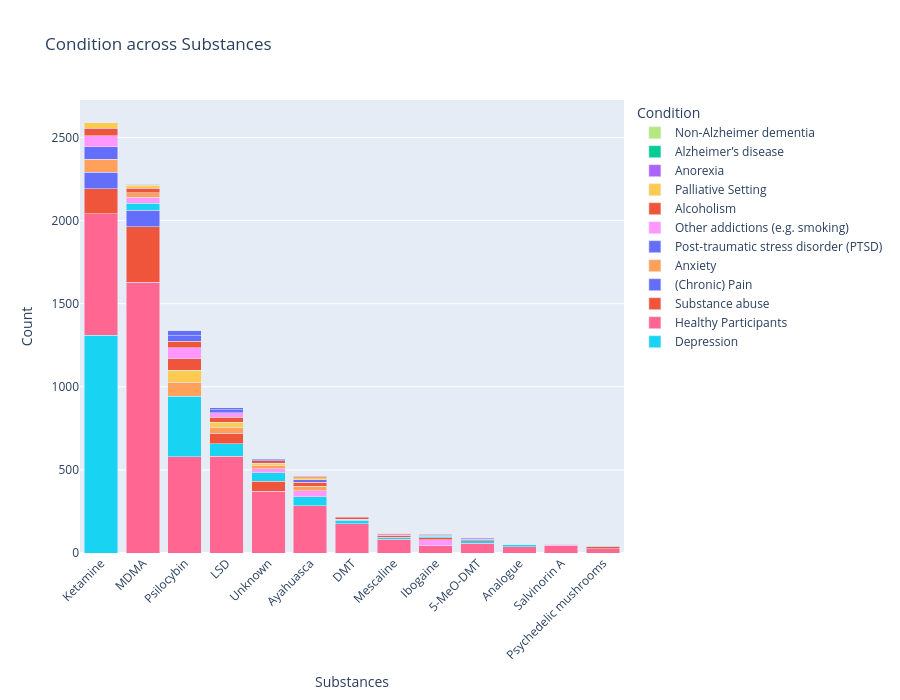

Notebook code cell kept with this figure:
### Code cell
plot_task_stacked_bar_interactive(
    df_2025_class,
    x_task="Substances",
    group_task="Condition",
    exclude_labels={
        "Condition": ["Psychiatric condition", "Recreational Drug Use"],
        "Substances": ["Combination Therapy"]
    },
    merge_labels={
        "Substances": {
            "Ketamine": ["Ketamine", "R-Ketamine", "S-Ketamine"]
        }
    }
)

### Figure 1 — Plotly figure (JSON) as saved in the notebook; plotly's stock layout.template omitted (floating-point values rounded to 4 significant figures)
{"data": [{"customdata": [62.59], "hovertemplate": "<b>%{x}</b><br>Depression<br>Count: %{y}<br>Percentage: %{customdata:.1f}%<extra></extra>", "marker": {"color": "#19D3F3"}, "name": "Depression", "showlegend": true, "type": "bar", "x": ["Ketamine"], "y": [1310]}, {"customdata": [34.97], "hovertemplate": "<b>%{x}</b><br>Healthy Participants<br>Count: %{y}<br>Percentage: %{customdata:.1f}%<extra></extra>", "marker": {"color": "#FF6692"}, "name": "Healthy Participants", "showlegend": true, "type": "bar", "x": ["Ketamine"], "y": [732]}, {"customdata": [7.071], "hovertemplate": "<b>%{x}</b><br>Substance abuse<br>Count: %{y}<br>Percentage: %{customdata:.1f}%<extra></extra>", "marker": {"color": "#EF553B"}, "name": "Substance abuse", "showlegend": true, "type": "bar", "x": ["Ketamine"], "y": [148]}, {"customdata": [4.778], "hovertemplate": "<b>%{x}</b><br>(Chronic) Pain<br>Count: %{y}<br>Percentage: %{customdata:.1f}%<extra></extra>", "marker": {"color": "#636EFA"}, "name": "(Chronic) Pain", "showlegend": true, "type": "bar", "x": ["Ketamine"], "y": [100]}, {"customdata": [3.727], "hovertemplate": "<b>%{x}</b><br>Anxiety<br>Count: %{y}<br>Percentage: %{customdata:.1f}%<extra></extra>", "marker": {"color": "#FFA15A"}, "name": "Anxiety", "showlegend": true, "type": "bar", "x": ["Ketamine"], "y": [78]}, {"customdata": [3.679], "hovertemplate": "<b>%{x}</b><br>Post-traumatic stress disorder (PTSD)<br>Count: %{y}<br>Percentage: %{customdata:.1f}%<extra></extra>", "marker": {"color": "#636EFA"}, "name": "Post-traumatic stress disorder (PTSD)", "showlegend": true, "type": "bar", "x": ["Ketamine"], "y": [77]}, {"customdata": [3.058], "hovertemplate": "<b>%{x}</b><br>Other addictions (e.g. smoking)<br>Count: %{y}<br>Percentage: %{customdata:.1f}%<extra></extra>", "marker": {"color": "#FF97FF"}, "name": "Other addictions (e.g. smoking)", "showlegend": true, "type": "bar", "x": ["Ketamine"], "y": [64]}, {"customdata": [2.246], "hovertemplate": "<b>%{x}</b><br>Alcoholism<br>Count: %{y}<br>Percentage: %{customdata:.1f}%<extra></extra>", "marker": {"color": "#EF553B"}, "name": "Alcoholism", "showlegend": true, "type": "bar", "x": ["Ketamine"], "y": [47]}, {"customdata": [1.529], "hovertemplate": "<b>%{x}</b><br>Palliative Setting<br>Count: %{y}<br>Percentage: %{customdata:.1f}%<extra></extra>", "marker": {"color": "#FECB52"}, "name": "Palliative Setting", "showlegend": true, "type": "bar", "x": ["Ketamine"], "y": [32]}, {"customdata": [0.04778], "hovertemplate": "<b>%{x}</b><br>Anorexia<br>Count: %{y}<br>Percentage: %{customdata:.1f}%<extra></extra>", "marker": {"color": "#AB63FA"}, "name": "Anorexia", "showlegend": true, "type": "bar", "x": ["Ketamine"], "y": [1]}, {"customdata": [92.3], "hovertemplate": "<b>%{x}</b><br>Healthy Participants<br>Count: %{y}<br>Percentage: %{customdata:.1f}%<extra></extra>", "marker": {"color": "#FF6692"}, "name": "Healthy Participants", "showlegend": false, "type": "bar", "x": ["MDMA"], "y": [1630]}, {"customdata": [18.86], "hovertemplate": "<b>%{x}</b><br>Substance abuse<br>Count: %{y}<br>Percentage: %{customdata:.1f}%<extra></extra>", "marker": {"color": "#EF553B"}, "name": "Substance abuse", "showlegend": false, "type": "bar", "x": ["MDMA"], "y": [333]}, {"customdata": [5.606], "hovertemplate": "<b>%{x}</b><br>Post-traumatic stress disorder (PTSD)<br>Count: %{y}<br>Percentage: %{customdata:.1f}%<extra></extra>", "marker": {"color": "#636EFA"}, "name": "Post-traumatic stress disorder (PTSD)", "showlegend": false, "type": "bar", "x": ["MDMA"], "y": [99]}, {"customdata": [2.435], "hovertemplate": "<b>%{x}</b><br>Depression<br>Count: %{y}<br>Percentage: %{customdata:.1f}%<extra></extra>", "marker": {"color": "#19D3F3"}, "name": "Depression", "showlegend": false, "type": "bar", "x": ["MDMA"], "y": [43]}, {"customdata": [1.925], "hovertemplate": "<b>%{x}</b><br>Other addictions (e.g. smoking)<br>Count: %{y}<br>Percentage: %{customdata:.1f}%<extra></extra>", "marker": {"color": "#FF97FF"}, "name": "Other addictions (e.g. smoking)", "showlegend": false, "type": "bar", "x": ["MDMA"], "y": [34]}, {"customdata": [1.642], "hovertemplate": "<b>%{x}</b><br>Anxiety<br>Count: %{y}<br>Percentage: %{customdata:.1f}%<extra></extra>", "marker": {"color": "#FFA15A"}, "name": "Anxiety", "showlegend": false, "type": "bar", "x": ["MDMA"], "y": [29]}, {"customdata": [1.529], "hovertemplate": "<b>%{x}</b><br>Alcoholism<br>Count: %{y}<br>Percentage: %{customdata:.1f}%<extra></extra>", "marker": {"color": "#EF553B"}, "name": "Alcoholism", "showlegend": false, "type": "bar", "x": ["MDMA"], "y": [27]}, {"customdata": [0.9626], "hovertemplate": "<b>%{x}</b><br>Palliative Setting<br>Count: %{y}<br>Percentage: %{customdata:.1f}%<extra></extra>", "marker": {"color": "#FECB52"}, "name": "Palliative Setting", "showlegend": false, "type": "bar", "x": ["MDMA"], "y": [17]}, {"customdata": [0.2831], "hovertemplate": "<b>%{x}</b><br>(Chronic) Pain<br>Count: %{y}<br>Percentage: %{customdata:.1f}%<extra></extra>", "marker": {"color": "#636EFA"}, "name": "(Chronic) Pain", "showlegend": false, "type": "bar", "x": ["MDMA"], "y": [5]}, {"customdata": [0.05663], "hovertemplate": "<b>%{x}</b><br>Anorexia<br>Count: %{y}<br>Percentage: %{customdata:.1f}%<extra></extra>", "marker": {"color": "#AB63FA"}, "name": "Anorexia", "showlegend": false, "type": "bar", "x": ["MDMA"], "y": [1]}, {"customdata": [59.86], "hovertemplate": "<b>%{x}</b><br>Healthy Participants<br>Count: %{y}<br>Percentage: %{customdata:.1f}%<extra></extra>", "marker": {"color": "#FF6692"}, "name": "Healthy Participants", "showlegend": false, "type": "bar", "x": ["Psilocybin"], "y": [580]}, {"customdata": [37.36], "hovertemplate": "<b>%{x}</b><br>Depression<br>Count: %{y}<br>Percentage: %{customdata:.1f}%<extra></extra>", "marker": {"color": "#19D3F3"}, "name": "Depression", "showlegend": false, "type": "bar", "x": ["Psilocybin"], "y": [362]}, {"customdata": [8.772], "hovertemplate": "<b>%{x}</b><br>Anxiety<br>Count: %{y}<br>Percentage: %{customdata:.1f}%<extra></extra>", "marker": {"color": "#FFA15A"}, "name": "Anxiety", "showlegend": false, "type": "bar", "x": ["Psilocybin"], "y": [85]}, {"customdata": [7.534], "hovertemplate": "<b>%{x}</b><br>Palliative Setting<br>Count: %{y}<br>Percentage: %{customdata:.1f}%<extra></extra>", "marker": {"color": "#FECB52"}, "name": "Palliative Setting", "showlegend": false, "type": "bar", "x": ["Psilocybin"], "y": [73]}, {"customdata": [7.224], "hovertemplate": "<b>%{x}</b><br>Alcoholism<br>Count: %{y}<br>Percentage: %{customdata:.1f}%<extra></extra>", "marker": {"color": "#EF553B"}, "name": "Alcoholism", "showlegend": false, "type": "bar", "x": ["Psilocybin"], "y": [70]}, {"customdata": [6.811], "hovertemplate": "<b>%{x}</b><br>Other addictions (e.g. smoking)<br>Count: %{y}<br>Percentage: %{customdata:.1f}%<extra></extra>", "marker": {"color": "#FF97FF"}, "name": "Other addictions (e.g. smoking)", "showlegend": false, "type": "bar", "x": ["Psilocybin"], "y": [66]}, {"customdata": [3.922], "hovertemplate": "<b>%{x}</b><br>Substance abuse<br>Count: %{y}<br>Percentage: %{customdata:.1f}%<extra></extra>", "marker": {"color": "#EF553B"}, "name": "Substance abuse", "showlegend": false, "type": "bar", "x": ["Psilocybin"], "y": [38]}, {"customdata": [3.302], "hovertemplate": "<b>%{x}</b><br>Post-traumatic stress disorder (PTSD)<br>Count: %{y}<br>Percentage: %{customdata:.1f}%<extra></extra>", "marker": {"color": "#636EFA"}, "name": "Post-traumatic stress disorder (PTSD)", "showlegend": false, "type": "bar", "x": ["Psilocybin"], "y": [32]}, {"customdata": [3.096], "hovertemplate": "<b>%{x}</b><br>(Chronic) Pain<br>Count: %{y}<br>Percentage: %{customdata:.1f}%<extra></extra>", "marker": {"color": "#636EFA"}, "name": "(Chronic) Pain", "showlegend": false, "type": "bar", "x": ["Psilocybin"], "y": [30]}, {"customdata": [0.3096], "hovertemplate": "<b>%{x}</b><br>Alzheimer’s disease<br>Count: %{y}<br>Percentage: %{customdata:.1f}%<extra></extra>", "marker": {"color": "#00CC96"}, "name": "Alzheimer’s disease", "showlegend": true, "type": "bar", "x": ["Psilocybin"], "y": [3]}, {"customdata": [0.1032], "hovertemplate": "<b>%{x}</b><br>Non-Alzheimer dementia<br>Count: %{y}<br>Percentage: %{customdata:.1f}%<extra></extra>", "marker": {"color": "#B6E880"}, "name": "Non-Alzheimer dementia", "showlegend": true, "type": "bar", "x": ["Psilocybin"], "y": [1]}, {"customdata": [86.63], "hovertemplate": "<b>%{x}</b><br>Healthy Participants<br>Count: %{y}<br>Percentage: %{customdata:.1f}%<extra></extra>", "marker": {"color": "#FF6692"}, "name": "Healthy Participants", "showlegend": false, "type": "bar", "x": ["LSD"], "y": [583]}, {"customdata": [10.85], "hovertemplate": "<b>%{x}</b><br>Depression<br>Count: %{y}<br>Percentage: %{customdata:.1f}%<extra></extra>", "marker": {"color": "#19D3F3"}, "name": "Depression", "showlegend": false, "type": "bar", "x": ["LSD"], "y": [73]}, {"customdata": [9.361], "hovertemplate": "<b>%{x}</b><br>Substance abuse<br>Count: %{y}<br>Percentage: %{customdata:.1f}%<extra></extra>", "marker": {"color": "#EF553B"}, "name": "Substance abuse", "showlegend": false, "type": "bar", "x": ["LSD"], "y": [63]}, {"customdata": [5.646], "hovertemplate": "<b>%{x}</b><br>Anxiety<br>Count: %{y}<br>Percentage: %{customdata:.1f}%<extra></extra>", "marker": {"color": "#FFA15A"}, "name": "Anxiety", "showlegend": false, "type": "bar", "x": ["LSD"], "y": [38]}, {"customdata": [4.606], "hovertemplate": "<b>%{x}</b><br>Palliative Setting<br>Count: %{y}<br>Percentage: %{customdata:.1f}%<extra></extra>", "marker": {"color": "#FECB52"}, "name": "Palliative Setting", "showlegend": false, "type": "bar", "x": ["LSD"], "y": [31]}, {"customdata": [4.458], "hovertemplate": "<b>%{x}</b><br>Alcoholism<br>Count: %{y}<br>Percentage: %{customdata:.1f}%<extra></extra>", "marker": {"color": "#EF553B"}, "name": "Alcoholism", "showlegend": false, "type": "bar", "x": ["LSD"], "y": [30]}, {"customdata": [3.715], "hovertemplate": "<b>%{x}</b><br>Other addictions (e.g. smoking)<br>Count: %{y}<br>Percentage: %{customdata:.1f}%<extra></extra>", "marker": {"color": "#FF97FF"}, "name": "Other addictions (e.g. smoking)", "showlegend": false, "type": "bar", "x": ["LSD"], "y": [25]}, {"customdata": [2.823], "hovertemplate": "<b>%{x}</b><br>Post-traumatic stress disorder (PTSD)<br>Count: %{y}<br>Percentage: %{customdata:.1f}%<extra></extra>", "marker": {"color": "#636EFA"}, "name": "Post-traumatic stress disorder (PTSD)", "showlegend": false, "type": "bar", "x": ["LSD"], "y": [19]}, {"customdata": [1.634], "hovertemplate": "<b>%{x}</b><br>(Chronic) Pain<br>Count: %{y}<br>Percentage: %{customdata:.1f}%<extra></extra>", "marker": {"color": "#636EFA"}, "name": "(Chronic) Pain", "showlegend": false, "type": "bar", "x": ["LSD"], "y": [11]}, {"customdata": [0.2972], "hovertemplate": "<b>%{x}</b><br>Alzheimer’s disease<br>Count: %{y}<br>Percentage: %{customdata:.1f}%<extra></extra>", "marker": {"color": "#00CC96"}, "name": "Alzheimer’s disease", "showlegend": false, "type": "bar", "x": ["LSD"], "y": [2]}, {"customdata": [86.68], "hovertemplate": "<b>%{x}</b><br>Healthy Participants<br>Count: %{y}<br>Percentage: %{customdata:.1f}%<extra></extra>", "marker": {"color": "#FF6692"}, "name": "Healthy Participants", "showlegend": false, "type": "bar", "x": ["Unknown"], "y": [371]}, {"customdata": [14.49], "hovertemplate": "<b>%{x}</b><br>Substance abuse<br>Count: %{y}<br>Percentage: %{customdata:.1f}%<extra></extra>", "marker": {"color": "#EF553B"}, "name": "Substance abuse", "showlegend": false, "type": "bar", "x": ["Unknown"], "y": [62]}, {"customdata": [11.45], "hovertemplate": "<b>%{x}</b><br>Depression<br>Count: %{y}<br>Percentage: %{customdata:.1f}%<extra></extra>", "marker": {"color": "#19D3F3"}, "name": "Depression", "showlegend": false, "type": "bar", "x": ["Unknown"], "y": [49]}, {"customdata": [6.075], "hovertemplate": "<b>%{x}</b><br>Other addictions (e.g. smoking)<br>Count: %{y}<br>Percentage: %{customdata:.1f}%<extra></extra>", "marker": {"color": "#FF97FF"}, "name": "Other addictions (e.g. smoking)", "showlegend": false, "type": "bar", "x": ["Unknown"], "y": [26]}, {"customdata": [4.439], "hovertemplate": "<b>%{x}</b><br>Anxiety<br>Count: %{y}<br>Percentage: %{customdata:.1f}%<extra></extra>", "marker": {"color": "#FFA15A"}, "name": "Anxiety", "showlegend": false, "type": "bar", "x": ["Unknown"], "y": [19]}, {"customdata": [3.271], "hovertemplate": "<b>%{x}</b><br>Palliative Setting<br>Count: %{y}<br>Percentage: %{customdata:.1f}%<extra></extra>", "marker": {"color": "#FECB52"}, "name": "Palliative Setting", "showlegend": false, "type": "bar", "x": ["Unknown"], "y": [14]}, {"customdata": [3.271], "hovertemplate": "<b>%{x}</b><br>Alcoholism<br>Count: %{y}<br>Percentage: %{customdata:.1f}%<extra></extra>", "marker": {"color": "#EF553B"}, "name": "Alcoholism", "showlegend": false, "type": "bar", "x": ["Unknown"], "y": [14]}, {"customdata": [1.636], "hovertemplate": "<b>%{x}</b><br>(Chronic) Pain<br>Count: %{y}<br>Percentage: %{customdata:.1f}%<extra></extra>", "marker": {"color": "#636EFA"}, "name": "(Chronic) Pain", "showlegend": false, "type": "bar", "x": ["Unknown"], "y": [7]}, {"customdata": [1.168], "hovertemplate": "<b>%{x}</b><br>Post-traumatic stress disorder (PTSD)<br>Count: %{y}<br>Percentage: %{customdata:.1f}%<extra></extra>", "marker": {"color": "#636EFA"}, "name": "Post-traumatic stress disorder (PTSD)", "showlegend": false, "type": "bar", "x": ["Unknown"], "y": [5]}, {"customdata": [81.56], "hovertemplate": "<b>%{x}</b><br>Healthy Participants<br>Count: %{y}<br>Percentage: %{customdata:.1f}%<extra></extra>", "marker": {"color": "#FF6692"}, "name": "Healthy Participants", "showlegend": false, "type": "bar", "x": ["Ayahuasca"], "y": [283]}, {"customdata": [16.14], "hovertemplate": "<b>%{x}</b><br>Depression<br>Count: %{y}<br>Percentage: %{customdata:.1f}%<extra></extra>", "marker": {"color": "#19D3F3"}, "name": "Depression", "showlegend": false, "type": "bar", "x": ["Ayahuasca"], "y": [56]}, {"customdata": [10.09], "hovertemplate": "<b>%{x}</b><br>Other addictions (e.g. smoking)<br>Count: %{y}<br>Percentage: %{customdata:.1f}%<extra></extra>", "marker": {"color": "#FF97FF"}, "name": "Other addictions (e.g. smoking)", "showlegend": false, "type": "bar", "x": ["Ayahuasca"], "y": [35]}, {"customdata": [7.781], "hovertemplate": "<b>%{x}</b><br>Anxiety<br>Count: %{y}<br>Percentage: %{customdata:.1f}%<extra></extra>", "marker": {"color": "#FFA15A"}, "name": "Anxiety", "showlegend": false, "type": "bar", "x": ["Ayahuasca"], "y": [27]}, {"customdata": [6.916], "hovertemplate": "<b>%{x}</b><br>Alcoholism<br>Count: %{y}<br>Percentage: %{customdata:.1f}%<extra></extra>", "marker": {"color": "#EF553B"}, "name": "Alcoholism", "showlegend": false, "type": "bar", "x": ["Ayahuasca"], "y": [24]}, {"customdata": [4.323], "hovertemplate": "<b>%{x}</b><br>Post-traumatic stress disorder (PTSD)<br>Count: %{y}<br>Percentage: %{customdata:.1f}%<extra></extra>", "marker": {"color": "#636EFA"}, "name": "Post-traumatic stress disorder (PTSD)", "showlegend": false, "type": "bar", "x": ["Ayahuasca"], "y": [15]}, {"customdata": [3.458], "hovertemplate": "<b>%{x}</b><br>Palliative Setting<br>Count: %{y}<br>Percentage: %{customdata:.1f}%<extra></extra>", "marker": {"color": "#FECB52"}, "name": "Palliative Setting", "showlegend": false, "type": "bar", "x": ["Ayahuasca"], "y": [12]}, {"customdata": [2.882], "hovertemplate": "<b>%{x}</b><br>Substance abuse<br>Count: %{y}<br>Percentage: %{customdata:.1f}%<extra></extra>", "marker": {"color": "#EF553B"}, "name": "Substance abuse", "showlegend": false, "type": "bar", "x": ["Ayahuasca"], "y": [10]}, {"customdata": [0.5764], "hovertemplate": "<b>%{x}</b><br>Alzheimer’s disease<br>Count: %{y}<br>Percentage: %{customdata:.1f}%<extra></extra>", "marker": {"color": "#00CC96"}, "name": "Alzheimer’s disease", "showlegend": false, "type": "bar", "x": ["Ayahuasca"], "y": [2]}, {"customdata": [0.2882], "hovertemplate": "<b>%{x}</b><br>(Chronic) Pain<br>Count: %{y}<br>Percentage: %{customdata:.1f}%<extra></extra>", "marker": {"color": "#636EFA"}, "name": "(Chronic) Pain", "showlegend": false, "type": "bar", "x": ["Ayahuasca"], "y": [1]}, {"customdata": [91.19], "hovertemplate": "<b>%{x}</b><br>Healthy Participants<br>Count: %{y}<br>Percentage: %{customdata:.1f}%<extra></extra>", "marker": {"color": "#FF6692"}, "name": "Healthy Participants", "showlegend": false, "type": "bar", "x": ["DMT"], "y": [176]}, {"customdata": [10.88], "hovertemplate": "<b>%{x}</b><br>Depression<br>Count: %{y}<br>Percentage: %{customdata:.1f}%<extra></extra>", "marker": {"color": "#19D3F3"}, "name": "Depression", "showlegend": false, "type": "bar", "x": ["DMT"], "y": [21]}, {"customdata": [3.627], "hovertemplate": "<b>%{x}</b><br>Other addictions (e.g. smoking)<br>Count: %{y}<br>Percentage: %{customdata:.1f}%<extra></extra>", "marker": {"color": "#FF97FF"}, "name": "Other addictions (e.g. smoking)", "showlegend": false, "type": "bar", "x": ["DMT"], "y": [7]}, {"customdata": [3.627], "hovertemplate": "<b>%{x}</b><br>Substance abuse<br>Count: %{y}<br>Percentage: %{customdata:.1f}%<extra></extra>", "marker": {"color": "#EF553B"}, "name": "Substance abuse", "showlegend": false, "type": "bar", "x": ["DMT"], "y": [7]}, {"customdata": [3.109], "hovertemplate": "<b>%{x}</b><br>Alcoholism<br>Count: %{y}<br>Percentage: %{customdata:.1f}%<extra></extra>", "marker": {"color": "#EF553B"}, "name": "Alcoholism", "showlegend": false, "type": "bar", "x": ["DMT"], "y": [6]}, {"customdata": [1.554], "hovertemplate": "<b>%{x}</b><br>Anxiety<br>Count: %{y}<br>Percentage: %{customdata:.1f}%<extra></extra>", "marker": {"color": "#FFA15A"}, "name": "Anxiety", "showlegend": false, "type": "bar", "x": ["DMT"], "y": [3]}, {"customdata": [1.036], "hovertemplate": "<b>%{x}</b><br>Post-traumatic stress disorder (PTSD)<br>Count: %{y}<br>Percentage: %{customdata:.1f}%<extra></extra>", "marker": {"color": "#636EFA"}, "name": "Post-traumatic stress disorder (PTSD)", "showlegend": false, "type": "bar", "x": ["DMT"], "y": [2]}, {"customdata": [0.5181], "hovertemplate": "<b>%{x}</b><br>(Chronic) Pain<br>Count: %{y}<br>Percentage: %{customdata:.1f}%<extra></extra>", "marker": {"color": "#636EFA"}, "name": "(Chronic) Pain", "showlegend": false, "type": "bar", "x": ["DMT"], "y": [1]}, {"customdata": [87.23], "hovertemplate": "<b>%{x}</b><br>Healthy Participants<br>Count: %{y}<br>Percentage: %{customdata:.1f}%<extra></extra>", "marker": {"color": "#FF6692"}, "name": "Healthy Participants", "showlegend": false, "type": "bar", "x": ["Mescaline"], "y": [82]}, {"customdata": [12.77], "hovertemplate": "<b>%{x}</b><br>Depression<br>Count: %{y}<br>Percentage: %{customdata:.1f}%<extra></extra>", "marker": {"color": "#19D3F3"}, "name": "Depression", "showlegend": false, "type": "bar", "x": ["Mescaline"], "y": [12]}, {"customdata": [10.64], "hovertemplate": "<b>%{x}</b><br>Substance abuse<br>Count: %{y}<br>Percentage: %{customdata:.1f}%<extra></extra>", "marker": {"color": "#EF553B"}, "name": "Substance abuse", "showlegend": false, "type": "bar", "x": ["Mescaline"], "y": [10]}, {"customdata": [6.383], "hovertemplate": "<b>%{x}</b><br>Other addictions (e.g. smoking)<br>Count: %{y}<br>Percentage: %{customdata:.1f}%<extra></extra>", "marker": {"color": "#FF97FF"}, "name": "Other addictions (e.g. smoking)", "showlegend": false, "type": "bar", "x": ["Mescaline"], "y": [6]}, {"customdata": [5.319], "hovertemplate": "<b>%{x}</b><br>Alcoholism<br>Count: %{y}<br>Percentage: %{customdata:.1f}%<extra></extra>", "marker": {"color": "#EF553B"}, "name": "Alcoholism", "showlegend": false, "type": "bar", "x": ["Mescaline"], "y": [5]}, {"customdata": [4.255], "hovertemplate": "<b>%{x}</b><br>Anxiety<br>Count: %{y}<br>Percentage: %{customdata:.1f}%<extra></extra>", "marker": {"color": "#FFA15A"}, "name": "Anxiety", "showlegend": false, "type": "bar", "x": ["Mescaline"], "y": [4]}, {"customdata": [2.128], "hovertemplate": "<b>%{x}</b><br>(Chronic) Pain<br>Count: %{y}<br>Percentage: %{customdata:.1f}%<extra></extra>", "marker": {"color": "#636EFA"}, "name": "(Chronic) Pain", "showlegend": false, "type": "bar", "x": ["Mescaline"], "y": [2]}, {"customdata": [1.064], "hovertemplate": "<b>%{x}</b><br>Palliative Setting<br>Count: %{y}<br>Percentage: %{customdata:.1f}%<extra></extra>", "marker": {"color": "#FECB52"}, "name": "Palliative Setting", "showlegend": false, "type": "bar", "x": ["Mescaline"], "y": [1]}, {"customdata": [1.064], "hovertemplate": "<b>%{x}</b><br>Post-traumatic stress disorder (PTSD)<br>Count: %{y}<br>Percentage: %{customdata:.1f}%<extra></extra>", "marker": {"color": "#636EFA"}, "name": "Post-traumatic stress disorder (PTSD)", "showlegend": false, "type": "bar", "x": ["Mescaline"], "y": [1]}, {"customdata": [48.89], "hovertemplate": "<b>%{x}</b><br>Healthy Participants<br>Count: %{y}<br>Percentage: %{customdata:.1f}%<extra></extra>", "marker": {"color": "#FF6692"}, "name": "Healthy Participants", "showlegend": false, "type": "bar", "x": ["Ibogaine"], "y": [44]}, {"customdata": [38.89], "hovertemplate": "<b>%{x}</b><br>Other addictions (e.g. smoking)<br>Count: %{y}<br>Percentage: %{customdata:.1f}%<extra></extra>", "marker": {"color": "#FF97FF"}, "name": "Other addictions (e.g. smoking)", "showlegend": false, "type": "bar", "x": ["Ibogaine"], "y": [35]}, {"customdata": [15.56], "hovertemplate": "<b>%{x}</b><br>Alcoholism<br>Count: %{y}<br>Percentage: %{customdata:.1f}%<extra></extra>", "marker": {"color": "#EF553B"}, "name": "Alcoholism", "showlegend": false, "type": "bar", "x": ["Ibogaine"], "y": [14]}, {"customdata": [10], "hovertemplate": "<b>%{x}</b><br>Depression<br>Count: %{y}<br>Percentage: %{customdata:.1f}%<extra></extra>", "marker": {"color": "#19D3F3"}, "name": "Depression", "showlegend": false, "type": "bar", "x": ["Ibogaine"], "y": [9]}, {"customdata": [6.667], "hovertemplate": "<b>%{x}</b><br>Post-traumatic stress disorder (PTSD)<br>Count: %{y}<br>Percentage: %{customdata:.1f}%<extra></extra>", "marker": {"color": "#636EFA"}, "name": "Post-traumatic stress disorder (PTSD)", "showlegend": false, "type": "bar", "x": ["Ibogaine"], "y": [6]}, {"customdata": [2.222], "hovertemplate": "<b>%{x}</b><br>Anxiety<br>Count: %{y}<br>Percentage: %{customdata:.1f}%<extra></extra>", "marker": {"color": "#FFA15A"}, "name": "Anxiety", "showlegend": false, "type": "bar", "x": ["Ibogaine"], "y": [2]}, {"customdata": [1.111], "hovertemplate": "<b>%{x}</b><br>(Chronic) Pain<br>Count: %{y}<br>Percentage: %{customdata:.1f}%<extra></extra>", "marker": {"color": "#636EFA"}, "name": "(Chronic) Pain", "showlegend": false, "type": "bar", "x": ["Ibogaine"], "y": [1]}, {"customdata": [1.111], "hovertemplate": "<b>%{x}</b><br>Substance abuse<br>Count: %{y}<br>Percentage: %{customdata:.1f}%<extra></extra>", "marker": {"color": "#EF553B"}, "name": "Substance abuse", "showlegend": false, "type": "bar", "x": ["Ibogaine"], "y": [1]}, {"customdata": [73.42], "hovertemplate": "<b>%{x}</b><br>Healthy Participants<br>Count: %{y}<br>Percentage: %{customdata:.1f}%<extra></extra>", "marker": {"color": "#FF6692"}, "name": "Healthy Participants", "showlegend": false, "type": "bar", "x": ["5-MeO-DMT"], "y": [58]}, {"customdata": [20.25], "hovertemplate": "<b>%{x}</b><br>Depression<br>Count: %{y}<br>Percentage: %{customdata:.1f}%<extra></extra>", "marker": {"color": "#19D3F3"}, "name": "Depression", "showlegend": false, "type": "bar", "x": ["5-MeO-DMT"], "y": [16]}, {"customdata": [8.861], "hovertemplate": "<b>%{x}</b><br>Alcoholism<br>Count: %{y}<br>Percentage: %{customdata:.1f}%<extra></extra>", "marker": {"color": "#EF553B"}, "name": "Alcoholism", "showlegend": false, "type": "bar", "x": ["5-MeO-DMT"], "y": [7]}, {"customdata": [7.595], "hovertemplate": "<b>%{x}</b><br>Other addictions (e.g. smoking)<br>Count: %{y}<br>Percentage: %{customdata:.1f}%<extra></extra>", "marker": {"color": "#FF97FF"}, "name": "Other addictions (e.g. smoking)", "showlegend": false, "type": "bar", "x": ["5-MeO-DMT"], "y": [6]}, {"customdata": [5.063], "hovertemplate": "<b>%{x}</b><br>Post-traumatic stress disorder (PTSD)<br>Count: %{y}<br>Percentage: %{customdata:.1f}%<extra></extra>", "marker": {"color": "#636EFA"}, "name": "Post-traumatic stress disorder (PTSD)", "showlegend": false, "type": "bar", "x": ["5-MeO-DMT"], "y": [4]}, {"customdata": [3.797], "hovertemplate": "<b>%{x}</b><br>Anxiety<br>Count: %{y}<br>Percentage: %{customdata:.1f}%<extra></extra>", "marker": {"color": "#FFA15A"}, "name": "Anxiety", "showlegend": false, "type": "bar", "x": ["5-MeO-DMT"], "y": [3]}, {"customdata": [1.266], "hovertemplate": "<b>%{x}</b><br>(Chronic) Pain<br>Count: %{y}<br>Percentage: %{customdata:.1f}%<extra></extra>", "marker": {"color": "#636EFA"}, "name": "(Chronic) Pain", "showlegend": false, "type": "bar", "x": ["5-MeO-DMT"], "y": [1]}, {"customdata": [78.72], "hovertemplate": "<b>%{x}</b><br>Healthy Participants<br>Count: %{y}<br>Percentage: %{customdata:.1f}%<extra></extra>", "marker": {"color": "#FF6692"}, "name": "Healthy Participants", "showlegend": false, "type": "bar", "x": ["Analogue"], "y": [37]}, {"customdata": [25.53], "hovertemplate": "<b>%{x}</b><br>Depression<br>Count: %{y}<br>Percentage: %{customdata:.1f}%<extra></extra>", "marker": {"color": "#19D3F3"}, "name": "Depression", "showlegend": false, "type": "bar", "x": ["Analogue"], "y": [12]}, {"customdata": [4.255], "hovertemplate": "<b>%{x}</b><br>Alcoholism<br>Count: %{y}<br>Percentage: %{customdata:.1f}%<extra></extra>", "marker": {"color": "#EF553B"}, "name": "Alcoholism", "showlegend": false, "type": "bar", "x": ["Analogue"], "y": [2]}, {"customdata": [4.255], "hovertemplate": "<b>%{x}</b><br>Post-traumatic stress disorder (PTSD)<br>Count: %{y}<br>Percentage: %{customdata:.1f}%<extra></extra>", "marker": {"color": "#636EFA"}, "name": "Post-traumatic stress disorder (PTSD)", "showlegend": false, "type": "bar", "x": ["Analogue"], "y": [2]}, {"customdata": [2.128], "hovertemplate": "<b>%{x}</b><br>Other addictions (e.g. smoking)<br>Count: %{y}<br>Percentage: %{customdata:.1f}%<extra></extra>", "marker": {"color": "#FF97FF"}, "name": "Other addictions (e.g. smoking)", "showlegend": false, "type": "bar", "x": ["Analogue"], "y": [1]}, {"customdata": [2.128], "hovertemplate": "<b>%{x}</b><br>Anxiety<br>Count: %{y}<br>Percentage: %{customdata:.1f}%<extra></extra>", "marker": {"color": "#FFA15A"}, "name": "Anxiety", "showlegend": false, "type": "bar", "x": ["Analogue"], "y": [1]}, {"customdata": [100], "hovertemplate": "<b>%{x}</b><br>Healthy Participants<br>Count: %{y}<br>Percentage: %{customdata:.1f}%<extra></extra>", "marker": {"color": "#FF6692"}, "name": "Healthy Participants", "showlegend": false, "type": "bar", "x": ["Salvinorin A"], "y": [47]}, {"customdata": [8.511], "hovertemplate": "<b>%{x}</b><br>Substance abuse<br>Count: %{y}<br>Percentage: %{customdata:.1f}%<extra></extra>", "marker": {"color": "#EF553B"}, "name": "Substance abuse", "showlegend": false, "type": "bar", "x": ["Salvinorin A"], "y": [4]}, {"customdata": [2.128], "hovertemplate": "<b>%{x}</b><br>Other addictions (e.g. smoking)<br>Count: %{y}<br>Percentage: %{customdata:.1f}%<extra></extra>", "marker": {"color": "#FF97FF"}, "name": "Other addictions (e.g. smoking)", "showlegend": false, "type": "bar", "x": ["Salvinorin A"], "y": [1]}, {"customdata": [96.43], "hovertemplate": "<b>%{x}</b><br>Healthy Participants<br>Count: %{y}<br>Percentage: %{customdata:.1f}%<extra></extra>", "marker": {"color": "#FF6692"}, "name": "Healthy Participants", "showlegend": false, "type": "bar", "x": ["Psychedelic mushrooms"], "y": [27]}, {"customdata": [39.29], "hovertemplate": "<b>%{x}</b><br>Substance abuse<br>Count: %{y}<br>Percentage: %{customdata:.1f}%<extra></extra>", "marker": {"color": "#EF553B"}, "name": "Substance abuse", "showlegend": false, "type": "bar", "x": ["Psychedelic mushrooms"], "y": [11]}, {"customdata": [3.571], "hovertemplate": "<b>%{x}</b><br>Anxiety<br>Count: %{y}<br>Percentage: %{customdata:.1f}%<extra></extra>", "marker": {"color": "#FFA15A"}, "name": "Anxiety", "showlegend": false, "type": "bar", "x": ["Psychedelic mushrooms"], "y": [1]}, {"customdata": [3.571], "hovertemplate": "<b>%{x}</b><br>Depression<br>Count: %{y}<br>Percentage: %{customdata:.1f}%<extra></extra>", "marker": {"color": "#19D3F3"}, "name": "Depression", "showlegend": false, "type": "bar", "x": ["Psychedelic mushrooms"], "y": [1]}], "layout": {"barmode": "stack", "height": 700, "legend": {"title": {"text": "Condition"}}, "title": {"text": "Condition across Substances"}, "xaxis": {"tickangle": -45, "title": {"text": "Substances"}}, "yaxis": {"title": {"text": "Count"}}}}
